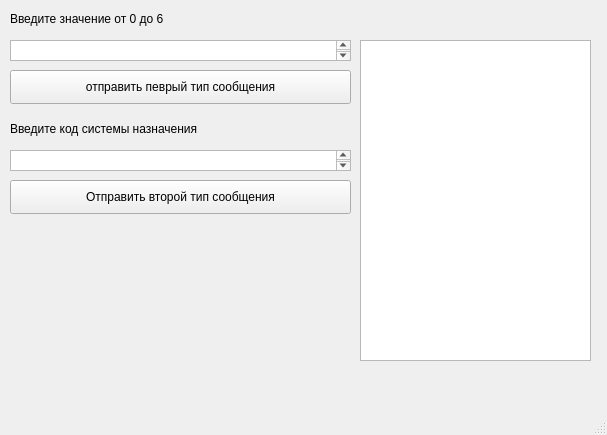
<?xml version="1.0" encoding="UTF-8"?>
<ui version="4.0">
 <class>measerement_for</class>
 <widget class="QMainWindow" name="measerement_for">
  <property name="geometry">
   <rect>
    <x>0</x>
    <y>0</y>
    <width>607</width>
    <height>435</height>
   </rect>
  </property>
  <property name="windowTitle">
   <string>MainWindow</string>
  </property>
  <widget class="QWidget" name="centralwidget">
   <widget class="QTextEdit" name="textEdit_3">
    <property name="geometry">
     <rect>
      <x>360</x>
      <y>40</y>
      <width>231</width>
      <height>321</height>
     </rect>
    </property>
   </widget>
   <widget class="QLabel" name="label">
    <property name="geometry">
     <rect>
      <x>10</x>
      <y>10</y>
      <width>381</width>
      <height>18</height>
     </rect>
    </property>
    <property name="text">
     <string>Введите значение от 0 до 6</string>
    </property>
   </widget>
   <widget class="QPushButton" name="secondTypeMesageBut">
    <property name="geometry">
     <rect>
      <x>10</x>
      <y>180</y>
      <width>341</width>
      <height>34</height>
     </rect>
    </property>
    <property name="text">
     <string>Отправить второй тип сообщения</string>
    </property>
   </widget>
   <widget class="QLabel" name="label_2">
    <property name="geometry">
     <rect>
      <x>10</x>
      <y>120</y>
      <width>331</width>
      <height>18</height>
     </rect>
    </property>
    <property name="text">
     <string>Введите код системы назначения</string>
    </property>
   </widget>
   <widget class="QTextEdit" name="secondTypeMsgText">
    <property name="geometry">
     <rect>
      <x>10</x>
      <y>150</y>
      <width>341</width>
      <height>21</height>
     </rect>
    </property>
   </widget>
   <widget class="QPushButton" name="firstTypeMesageBut">
    <property name="geometry">
     <rect>
      <x>10</x>
      <y>70</y>
      <width>341</width>
      <height>34</height>
     </rect>
    </property>
    <property name="text">
     <string>отправить певрый тип сообщения</string>
    </property>
   </widget>
   <widget class="QTextEdit" name="firstTypeMsgText">
    <property name="geometry">
     <rect>
      <x>10</x>
      <y>40</y>
      <width>341</width>
      <height>21</height>
     </rect>
    </property>
   </widget>
  </widget>
  <widget class="QMenuBar" name="menubar">
   <property name="geometry">
    <rect>
     <x>0</x>
     <y>0</y>
     <width>607</width>
     <height>38</height>
    </rect>
   </property>
  </widget>
  <widget class="QStatusBar" name="statusbar"/>
 </widget>
 <resources/>
 <connections/>
</ui>
